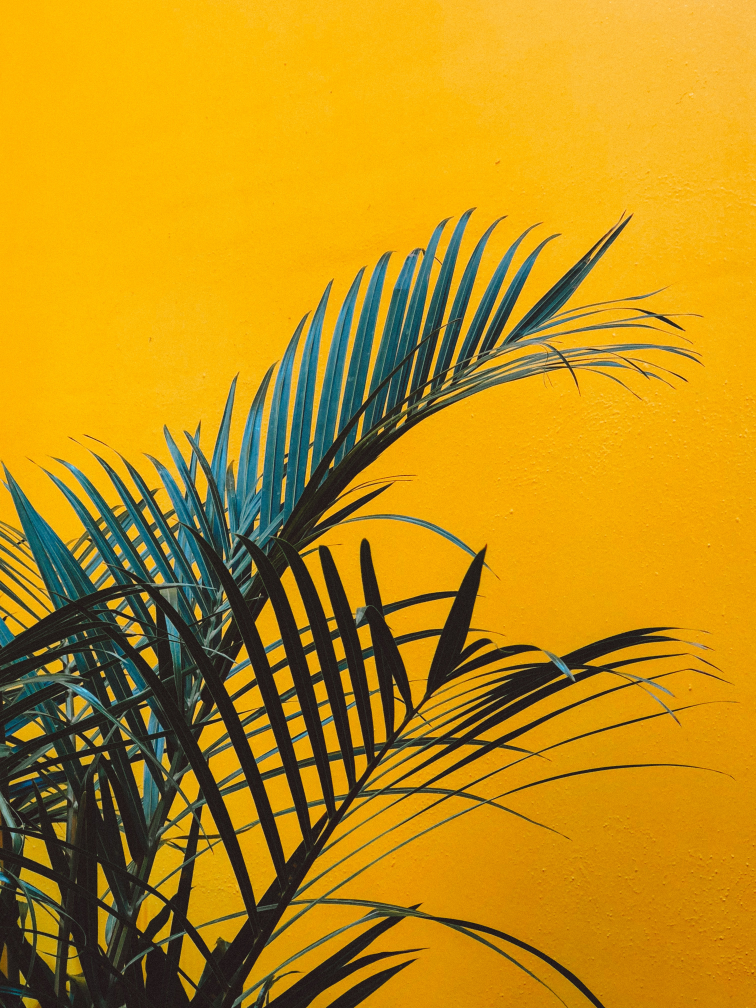
#> input picture image.jpg, 3024 x 4032 px (shown at 1/4 size)
$ python -i Balance_dataset.py   (imports and definitions only)
#> lines starting #> are read from the running program, lines starting #| are printed output that depends on the picture
import os
from PIL import Image, ImageOps
import glob

def augment_image(image_path, output_dir):
    """Apply augmentation to a single image and save the new images."""
#> called with image_path = 'image.jpg', output_dir = 'out.png'
    image = Image.open(image_path)
#> image is the input picture: PIL image 3024x4032 RGB; mean R, G, B 189, 142, 22.2
    base_name = os.path.basename(image_path)
    name, ext = os.path.splitext(base_name)

    original_path = os.path.join(output_dir, f"{name}_original{ext}")
    image.save(original_path)

    lr_flipped = ImageOps.mirror(image)
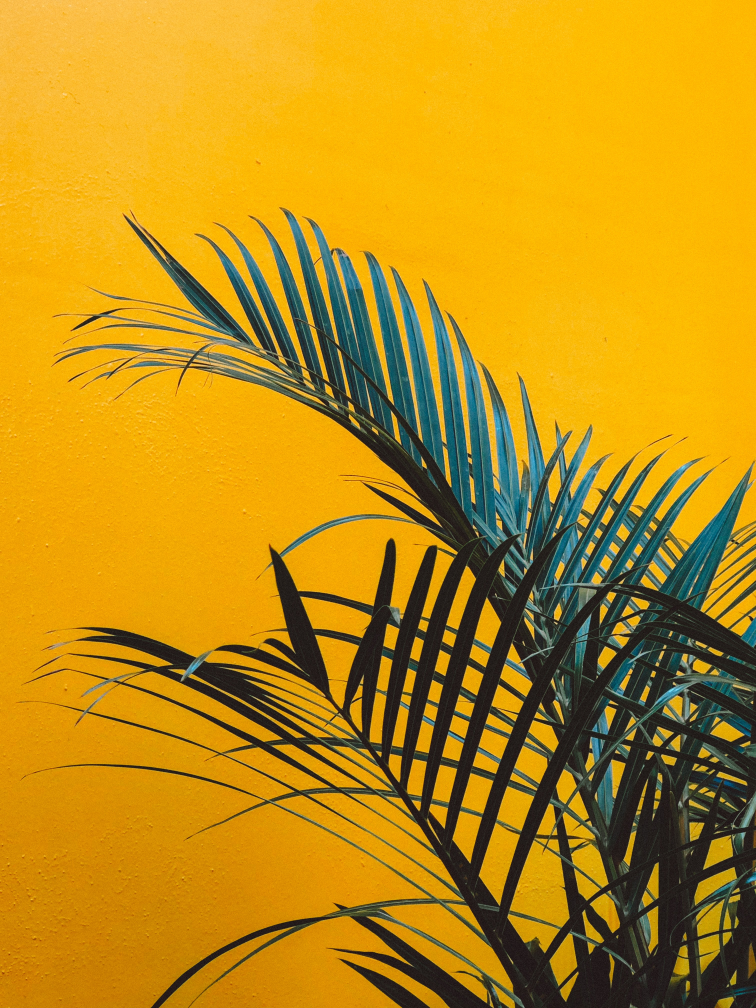
#> lr_flipped: PIL image 3024x4032 RGB (shown at 1/4 size); mean R, G, B 189, 142, 22.2
    lr_path = os.path.join(output_dir, f"{name}_lr{ext}")
    lr_flipped.save(lr_path)

    ud_flipped = ImageOps.flip(image)
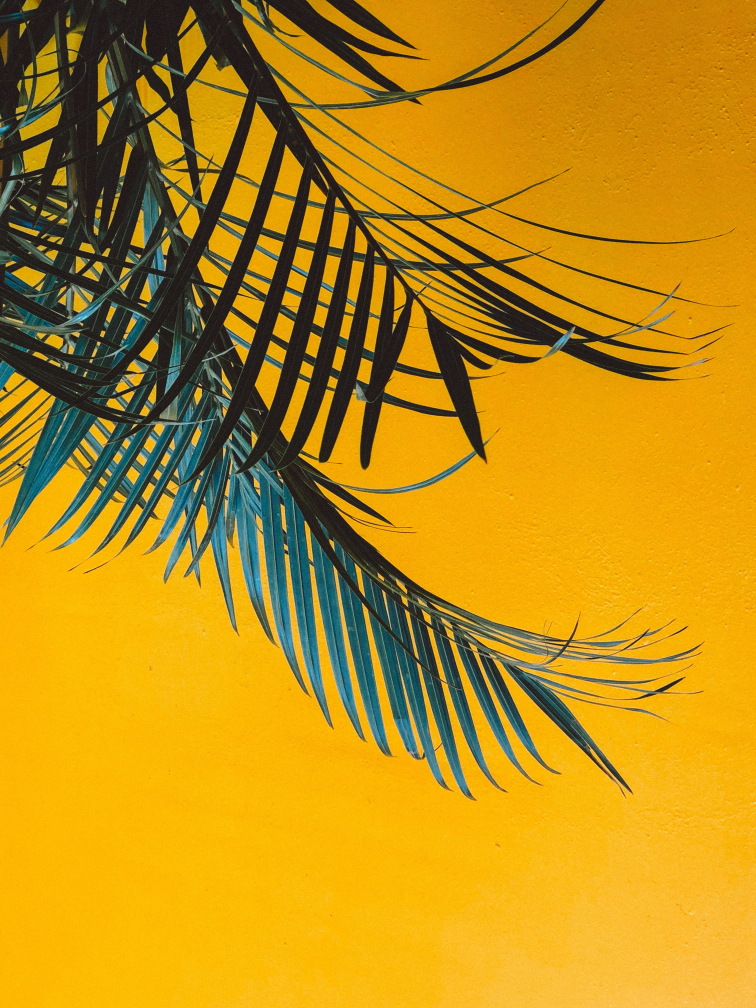
#> ud_flipped: PIL image 3024x4032 RGB (shown at 1/4 size); mean R, G, B 189, 142, 22.2
    ud_path = os.path.join(output_dir, f"{name}_ud{ext}")
    ud_flipped.save(ud_path)

    rotated_90 = image.rotate(90)
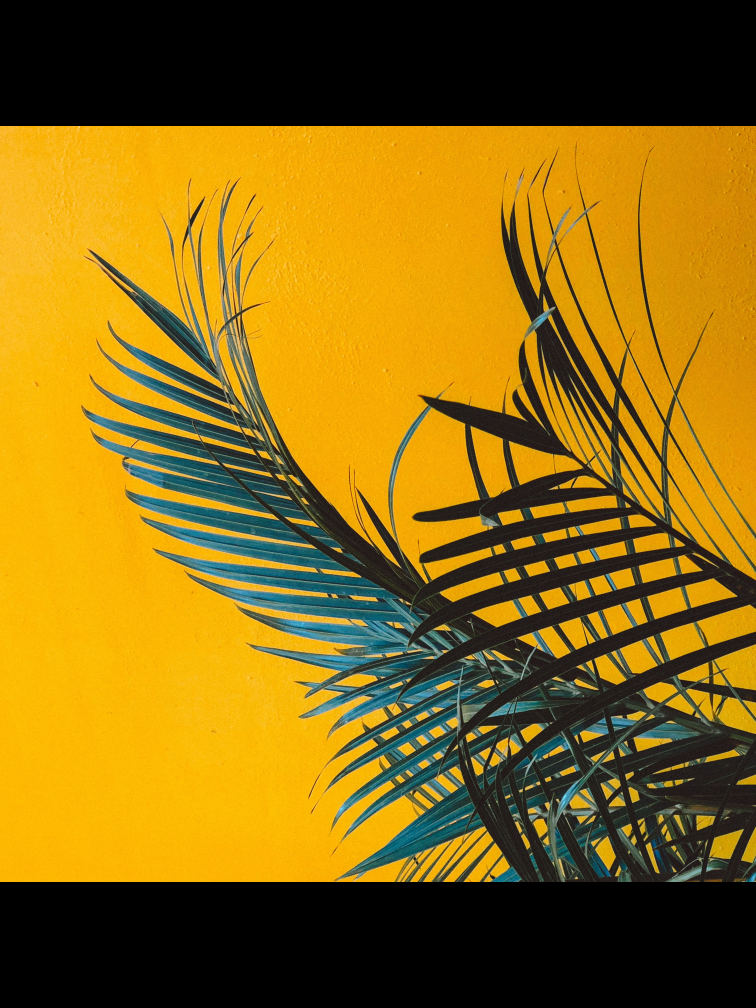
#> rotated_90: PIL image 3024x4032 RGB (shown at 1/4 size); mean R, G, B 138.7, 105.4, 17.5
    rot_90_path = os.path.join(output_dir, f"{name}_rot90{ext}")
    rotated_90.save(rot_90_path)

    rotated_180 = image.rotate(180)
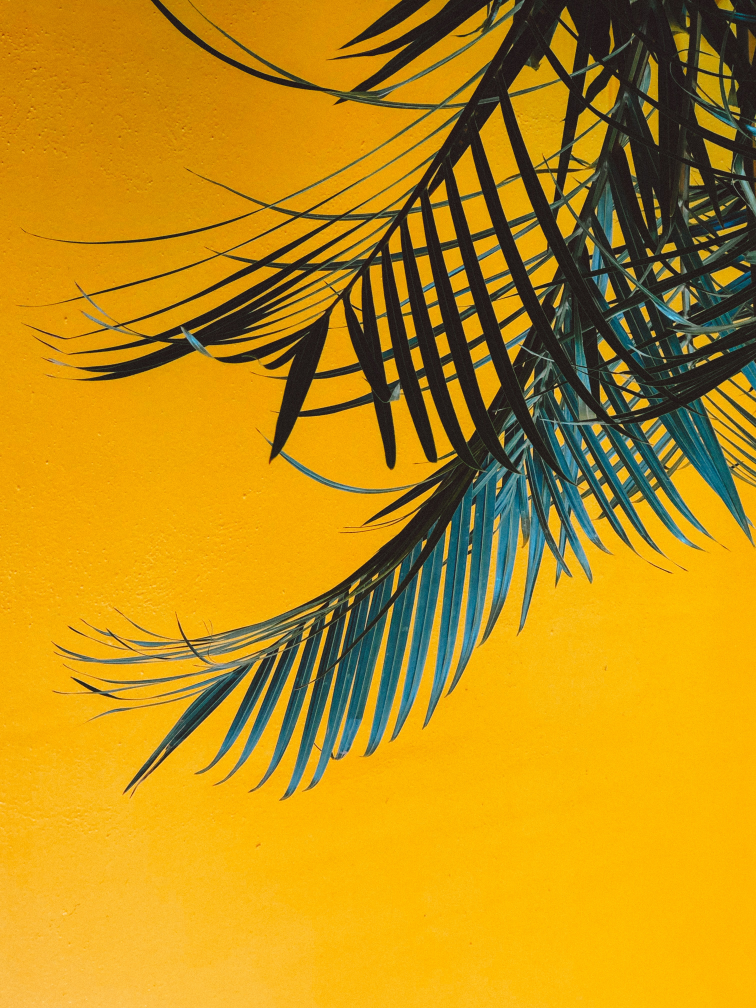
#> rotated_180: PIL image 3024x4032 RGB (shown at 1/4 size); mean R, G, B 189, 142, 22.2
    rot_180_path = os.path.join(output_dir, f"{name}_rot180{ext}")
    rotated_180.save(rot_180_path)

    rotated_270 = image.rotate(270)
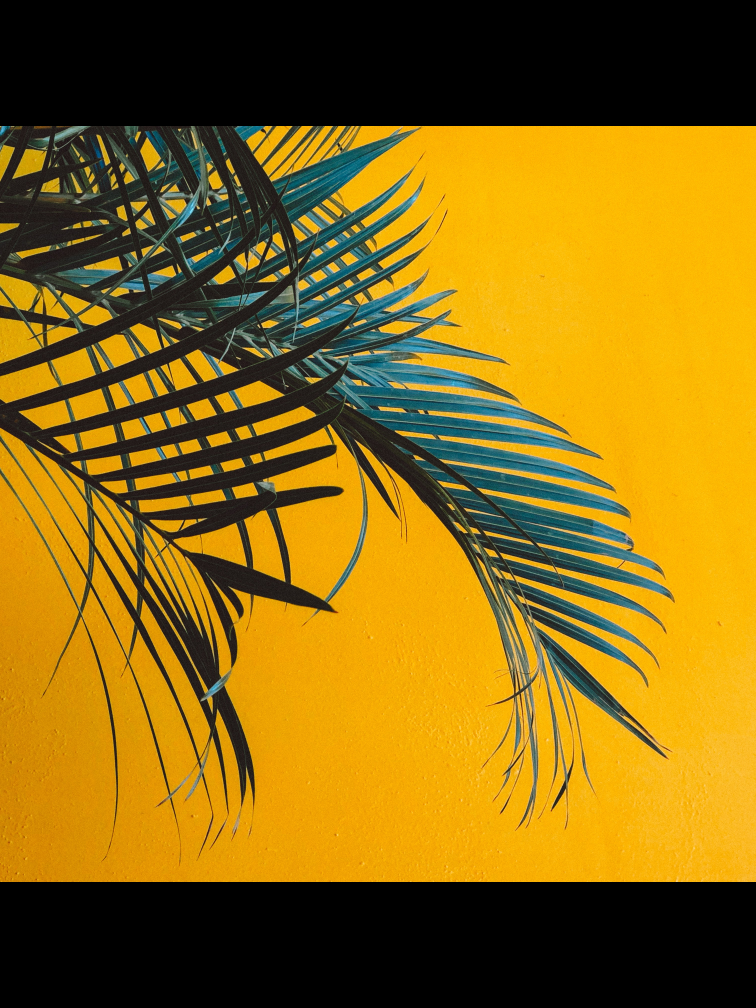
#> rotated_270: PIL image 3024x4032 RGB (shown at 1/4 size); mean R, G, B 138.7, 105.4, 17.5
    rot_270_path = os.path.join(output_dir, f"{name}_rot270{ext}")
    rotated_270.save(rot_270_path)

def augment_folder(folder_path, limit=350):
    """Augment all images in a folder until reaching the specified limit."""
    images = glob.glob(os.path.join(folder_path, "*.jpg"))
    count = len(images)
    idx = 0
    while count < limit and idx < len(images):
        augment_image(images[idx], folder_path)
        count = len(glob.glob(os.path.join(folder_path, "*.jpg")))
        idx += 1

def main():
    dataset_dir = r"C:\Users\ADMIN\Desktop\backup - backup\Animal(mammal) species detection\mammals"
    species_folders = [os.path.join(dataset_dir, folder) for folder in os.listdir(dataset_dir) if os.path.isdir(os.path.join(dataset_dir, folder))]

    for folder in species_folders:
        print(f"Augmenting images in {folder}...")
        augment_folder(folder)

# [2 lines not run here, left out]

>>> result = augment_image('image.jpg', 'out.png')
